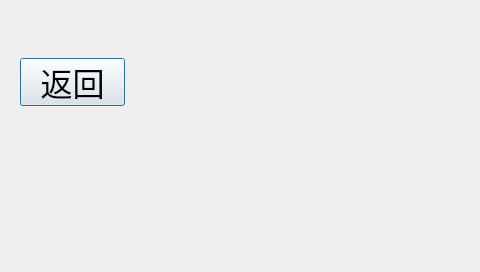
<?xml version="1.0" encoding="UTF-8"?>
<ui version="4.0">
 <class>MissionSetDialog</class>
 <widget class="QDialog" name="MissionSetDialog">
  <property name="geometry">
   <rect>
    <x>0</x>
    <y>0</y>
    <width>480</width>
    <height>272</height>
   </rect>
  </property>
  <property name="windowTitle">
   <string>Dialog</string>
  </property>
  <widget class="QPushButton" name="ReturnButton">
   <property name="geometry">
    <rect>
     <x>20</x>
     <y>58</y>
     <width>105</width>
     <height>48</height>
    </rect>
   </property>
   <property name="font">
    <font>
     <pointsize>24</pointsize>
    </font>
   </property>
   <property name="styleSheet">
    <string notr="true">background-image: url(:/new/picture/setting_interface/Rectangle 252.png);</string>
   </property>
   <property name="text">
    <string>返回</string>
   </property>
   <property name="icon">
    <iconset resource="picture.qrc">
     <normaloff>:/new/picture/setting_interface/return.png</normaloff>:/new/picture/setting_interface/return.png</iconset>
   </property>
   <property name="iconSize">
    <size>
     <width>21</width>
     <height>14</height>
    </size>
   </property>
  </widget>
 </widget>
 <resources>
  <include location="picture.qrc"/>
 </resources>
 <connections>
  <connection>
   <sender>ReturnButton</sender>
   <signal>clicked()</signal>
   <receiver>MissionSetDialog</receiver>
   <slot>close()</slot>
   <hints>
    <hint type="sourcelabel">
     <x>72</x>
     <y>81</y>
    </hint>
    <hint type="destinationlabel">
     <x>239</x>
     <y>135</y>
    </hint>
   </hints>
  </connection>
 </connections>
</ui>
